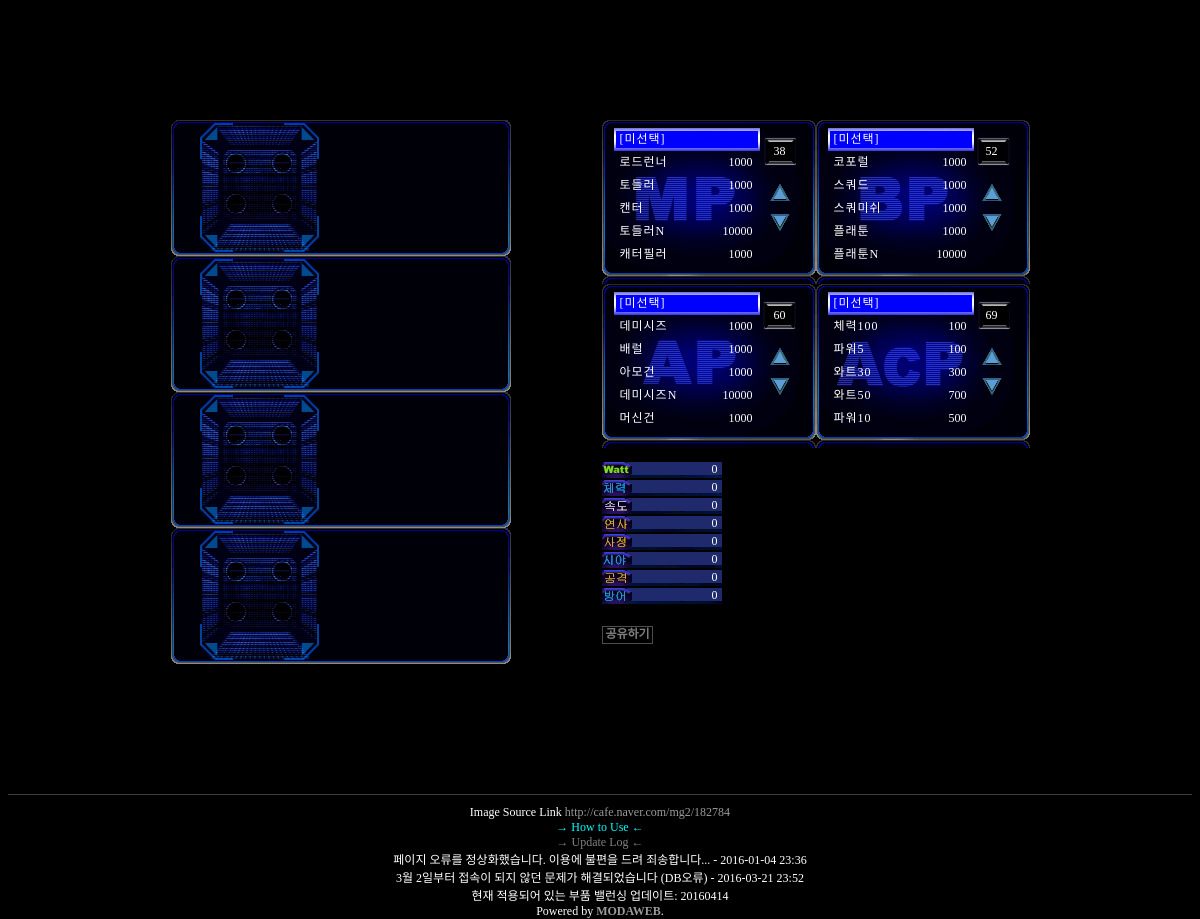
The page / on the database its author committed.
### tables this page shows
CREATE TABLE `novaitem` (
  `no` int(11) NOT NULL,
  `type` char(11) NOT NULL,
  `name` char(11) NOT NULL,
  `cost` int(11) NOT NULL,
  `optlevel` int(11) NOT NULL,
  `optweight` int(11) NOT NULL,
  `optwatt` int(11) NOT NULL,
  `optdamage` int(11) NOT NULL,
  `opthp` int(11) NOT NULL,
  `optarmor` int(11) NOT NULL,
  `optspeed` int(11) NOT NULL,
  `optdelay` int(11) NOT NULL,
  `optrange` char(11) NOT NULL,
  `optsight` int(11) NOT NULL,
  `optattacktype` char(11) NOT NULL,
  `optarmtype` char(11) NOT NULL,
  `optspecial` char(255) NOT NULL
);

### index.php (the view, shortened to what this page needs)
<?php
  include "config.php";
  $timeymdhis = date("Y-m-d H:i:s", time());
  $x = $_GET["code"];
  $x = str_replace("'", "", $x);
  $x = str_replace('"', "", $x);
  $x = str_replace("(", "", $x);
  $x = str_replace(")", "", $x);
  if ($x && strlen($x) == 6) {
    mysqli_query($con, "INSERT INTO novalog SET `date` = '$timeymdhis', `act` = 'visit_code', `act_detail` = '$x', `IP` = '$_SERVER[REMOTE_ADDR]'");
    $q = mysqli_query($con, "SELECT * FROM novacode WHERE `CODE` = '$x'");
    $d = mysqli_fetch_array($q);
    if ($d["CODE"] != $null) {
      $getcode = "success";
      $Part = explode("/", $d["Part"]);
      $Enhance = explode("|", $d["Enhance"]);
      $MPE = explode("/", $Enhance[0]);
      $BPE = explode("/", $Enhance[1]);
      $APE = explode("/", $Enhance[2]);
      $Subcore = explode("/", $d["Subcore"]);
    }
    else {
      $getcode = "fail";
    }
  }
  else {
    mysqli_query($con, "INSERT INTO novalog SET `date` = '$timeymdhis', `act` = 'visit', `IP` = '$_SERVER[REMOTE_ADDR]'");
  }
?>
<html>
  <head>
  </head>
  <body bgcolor="black">
    <div class="main">
      <div class="UnitPart">
        <li id="MP" class="PartView default"></li><li id="MPExtend" class="extend hidden"></li>
        <li id="BP" class="PartView default"></li><li id="BPExtend" class="extend hidden"></li>
        <li id="AP" class="PartView default"></li><li id="APExtend" class="extend hidden"></li>
        <li id="AcP" class="PartView default"></li><li id="AcPExtend" class="extend hidden"></li>
        <div id="MP" class="Unit" target="0">
          <div class="BlockSubCore" value=""></div>
          <div class="SubArea"></div>
          <div class="UnitDetail">
            <span class="Space"><span class="Special hidden"></span><span class="Normal hidden"></span></span><span class="Nametag"><span class="Name hidden"></span><span class="Star hidden"></span></span>
            <div class="ExtendInfo">
            </div>
          </div>
        </div>
        <div id="BP" class="Unit" target="0">
          <div class="BlockSubCore" value=""></div>
          <div class="BlockArmType"></div>
          <div class="SubArea"></div>
          <div class="UnitDetail">
            <span class="Space"><span class="Special hidden"></span><span class="Normal hidden"></span></span><span class="Nametag"><span class="Name hidden"></span><span class="Star hidden"></span></span>
            <div class="ExtendInfo">
            </div>
          </div>
        </div>
        <div id="AP" class="Unit" target="0">
          <div class="BlockSubCore" value=""></div>
          <div class="BlockArmType"></div>
          <div class="SubArea"></div>
          <div class="UnitDetail">
            <span class="Space"><span class="Special hidden"></span><span class="Normal hidden"></span></span><span class="Nametag"><span class="Name hidden"></span><span class="Star hidden"></span></span>
            <div class="ExtendInfo">
            </div>
          </div>
        </div>
        <div id="AcP" class="Unit" target="0">
          <div class="UnitDetail">
            <span class="Space"><span class="Special hidden"></span><span class="Normal hidden"></span></span><span class="Nametag"><span class="Name hidden"></span></span>
            <div class="typeC">
            </div>
          </div>
        </div>
      </div>
      <div class="UnitList">
        <ul class="MP" order="0">
          <li id="MP0" class="MP highlight" type="MP" order="0"><span class="sl" style="float: left;">[미선택]</span><span class="sr" style="float: right;"></span></li>
          <?php
          $cnt = 0;
          $q = mysqli_query($con, "SELECT * FROM novaitem WHERE `type` = 'MP'");
          while ($d = mysqli_fetch_array($q)) {
            $cnt++;
            if ($cnt >= 6) {
              echo '<li id="MP'.$cnt.'" class="MP hidden" type="MP" order="'.$cnt.'"><span class="sl" style="float: left;">'.$d["name"].'</span><span class="sr" style="float: right;">'.$d["cost"].'</span></li>';
            }
            else {
              echo '<li id="MP'.$cnt.'" class="MP" type="MP" order="'.$cnt.'"><span class="sl" style="float: left;">'.$d["name"].'</span><span class="sr" style="float: right;">'.$d["cost"].'</span></li>';
            }
          }
          ?>
        </ul>
        <div style="position: absolute; left: 192px; top: 24px;">38</div>
        <div class="scrollup" style="position: absolute; left: 188px; top: 64px;" target="MP" order="0"></div>
        <div class="scrolldown" style="position: absolute; left: 188px; top: 94px;" target="MP" order="0"></div>
        <ul class="BP" order="1">
          <li id="BP0" class="BP highlight" type="BP" order="0"><span class="sl" style="float: left;">[미선택]</span><span class="sr" style="float: right;"></span></li>
          <?php
          $cnt = 0;
          $q = mysqli_query($con, "SELECT * FROM novaitem WHERE `type` = 'BP'");
          while ($d = mysqli_fetch_array($q)) {
            $cnt++;
            if ($cnt >= 6) {
              echo '<li id="BP'.$cnt.'" class="BP hidden" type="BP" order="'.$cnt.'"><span class="sl" style="float: left;">'.$d["name"].'</span><span class="sr" style="float: right;">'.$d["cost"].'</span></li>';
            }
            else {
              echo '<li id="BP'.$cnt.'" class="BP" type="BP" order="'.$cnt.'"><span class="sl" style="float: left;">'.$d["name"].'</span><span class="sr" style="float: right;">'.$d["cost"].'</span></li>';
            }
          }
          ?>
        </ul>
        <div style="position: absolute; left: 404px; top: 24px;">52</div>
        <div class="scrollup" style="position: absolute; left: 400px; top: 64px;" target="BP" order="1"></div>
        <div class="scrolldown" style="position: absolute; left: 400px; top: 94px;" target="BP" order="1"></div>
        <ul class="AP" order="2">
          <li id="AP0" class="AP highlight" type="AP" order="0"><span class="sl" style="float: left;">[미선택]</span><span class="sr" style="float: right;"></span></li>
          <?php
          $cnt = 0;
          $q = mysqli_query($con, "SELECT * FROM novaitem WHERE `type` = 'AP'");
          while ($d = mysqli_fetch_array($q)) {
            $cnt++;
            if ($cnt >= 6) {
              echo '<li id="AP'.$cnt.'" class="AP hidden" type="AP" order="'.$cnt.'"><span class="sl" style="float: left;">'.$d["name"].'</span><span class="sr" style="float: right;">'.$d["cost"].'</span></li>';
            }
            else {
              echo '<li id="AP'.$cnt.'" class="AP" type="AP" order="'.$cnt.'"><span class="sl" style="float: left;">'.$d["name"].'</span><span class="sr" style="float: right;">'.$d["cost"].'</span></li>';
            }
          }
          ?>
        </ul>
        <div style="position: absolute; left: 192px; top: 188px;">60</div>
        <div class="scrollup" style="position: absolute; left: 188px; top: 228px;" target="AP" order="2"></div>
        <div class="scrolldown" style="position: absolute; left: 188px; top: 258px;" target="AP" order="2"></div>
        <ul class="AcP" order="3">
          <li id="AcP0" class="AcP highlight" type="AcP" order="0"><span class="sl" style="float: left;">[미선택]</span><span class="sr" style="float: right;"></span></li>
          <?php
          $cnt = 0;
          $q = mysqli_query($con, "SELECT * FROM novaitem WHERE `type` = 'AcP'");
          while ($d = mysqli_fetch_array($q)) {
            $cnt++;
            if ($cnt >= 6) {
              echo '<li id="AcP'.$cnt.'" class="AcP hidden" type="AcP" order="'.$cnt.'"><span class="sl" style="float: left;">'.$d["name"].'</span><span class="sr" style="float: right;">'.$d["cost"].'</span></li>';
            }
            else {
              echo '<li id="AcP'.$cnt.'" class="AcP" type="AcP" order="'.$cnt.'"><span class="sl" style="float: left;">'.$d["name"].'</span><span class="sr" style="float: right;">'.$d["cost"].'</span></li>';
            }
          }
          ?>
        </ul>
        <div style="position: absolute; left: 404px; top: 188px;">69</div>
        <div class="scrollup" style="position: absolute; left: 400px; top: 228px;" target="AcP" order="3"></div>
        <div class="scrolldown" style="position: absolute; left: 400px; top: 258px;" target="AcP" order="3"></div>
      </div>
      <div class="UnitInfo">
        <li id="UnitWatt"><span>0</span></li>
        <li id="UnitHP"><span>0</span></li>
        <li id="UnitSpeed"><span>0</span></li>
        <li id="UnitDelay"><span>0</span></li>
        <li id="UnitRange"><span>0</span></li>
        <li id="UnitSight"><span>0</span></li>
        <li id="UnitDamage"><span>0</span></li>
        <li id="UnitArmor"><span>0</span></li>
      </div>
      <div class="Share"><span class="Share" title="조립한 유닛을 링크로 공유할 수 있습니다.">공유하기</span> <input class="ShareLink hidden" type="text" value="http://nova1492.uu.gl/ExGb7w"></div>
    </div>
    <div class="Info">
      <p align="center">Image Source Link <a href="http://cafe.naver.com/mg2/182784" target="_blank">http://cafe.naver.com/mg2/182784</a></p>
      <p align="center"><span id="info" style="color: cyan;">→ How to Use ←</span></p>
      <p align="center"><span id="updatelog" style="color: gray;">→ Update Log ←</span></p>
      <p align="center">페이지 오류를 정상화했습니다. 이용에 불편을 드려 죄송합니다... - 2016-01-04 23:36</p>
      <p align="center">3월 2일부터 접속이 되지 않던 문제가 해결되었습니다 (DB오류) - 2016-03-21 23:52</p>
      <p align="center">현재 적용되어 있는 부품 밸런싱 업데이트: 20160414</p>
	  <p align="center">Powered by <a href="http://modaweb.kr" style="font-weight:bold;">MODAWEB</a>.</p>
    </div>
  </body>
</html>

### index.php (style rules this page uses)
* { font-size: 9pt; color: white; cursor: url('/novaimg/cursor.png'), auto; }
li { list-style: none; }
div.main { position: relative; width: 859px; margin: 0 auto; overflow: hidden; margin-top: 120px; }
div.UnitPart { position: relative; width: 391px; height: 564px; float: left; overflow: hidden; }
div.UnitPart li { float: left; height: 136px; overflow: hidden; background-repeat: no-repeat; }
div.UnitPart li.default { width: 340px; background-image: url('/novaimg/lab.png'); }
div.UnitPart div.Unit { position: absolute; width: 100px; height: 70px; }
div.UnitPart div { clear: both; }
div.UnitPart div#MP { top: 30px; left: 40px; }
div.UnitPart div#BP { top: 166px; left: 40px; }
div.UnitPart div#AP { top: 302px; left: 40px; }
div.UnitPart div#AcP { top: 438px; left: 40px; }
div.Unit { background-size: 100px 70px; }
div.Unit div.SubArea { position: absolute; width: 100px; height: 70px; }
div.Unit div.BlockSubCore { position: absolute; width: 32px; height: 32px; top: -10px; left: 6px; background-size: 32px 32px; }
div.Unit div.BlockArmType { position: absolute; width: 32px; height: 32px; top: -10px; left: 58px; background-size: 32px 32px; }
div.Unit div.UnitDetail { position: absolute; top: -20px; left: 120px; width: 160px; height: 110px; }
div.UnitDetail div.ExtendInfo { position: absolute; top: 24px; left: 152px; width: 77px; height: 110px; }
div.UnitDetail div { clear: none; }
div.UnitDetail div.typeC { float: left; width: 77px; height: 100px; }
div.UnitDetail span.Space { float: left; display: block; width: 28px; height: 17px; margin-left: -4px; margin-bottom: 4px; }
div.UnitDetail span.Nametag { float: left; width: 132px; height: 20px; margin-left: 2px; margin-bottom: 4px; text-align: left; }
div.UnitList { position: relative; width: 428px; height: 320px; float: left; margin-left: 20px; padding-left: 20px; white-space: nowrap; }
div.UnitList ul { width: 214px; height: 156px; margin: 0; padding: 0; float: left; overflow: hidden; line-height: 23px; padding-top: 8px; }
div.UnitList ul.MP { background-image: url('/novaimg/MP.png'); }
div.UnitList ul.BP { background-image: url('/novaimg/BP.png'); }
div.UnitList ul.AP { background-image: url('/novaimg/AP.png'); }
div.UnitList ul.AcP { background-image: url('/novaimg/AcP.png'); }
div.UnitList li { width: 136px; margin-left: 12px; padding-left: 6px; padding-right: 4px; clear: both; overflow: hidden; }
div.UnitList li span.sl { letter-spacing: 1px; }
div.UnitList li span.sr { padding-right: 3px; }
div.UnitList li.highlight { background-image: url('/novaimg/list-highlight.png'); }
div.UnitInfo { position: relative; float: left; width: 130px; margin-top: 20px; margin-left: 20px; padding-left: 20px; }
div.UnitInfo li { width: 120px; height: 16px; margin-top: 2px; }
div.UnitInfo li span { float: right; width: 120px; margin-right: 4px; text-align: right; }
div.UnitInfo li#UnitWatt { background-image: url('/novaimg/info-watt.png'); }
div.UnitInfo li#UnitHP { background-image: url('/novaimg/info-hp.png'); }
div.UnitInfo li#UnitSpeed { background-image: url('/novaimg/info-speed.png'); }
div.UnitInfo li#UnitDelay { background-image: url('/novaimg/info-delay.png'); }
div.UnitInfo li#UnitRange { background-image: url('/novaimg/info-range.png'); }
div.UnitInfo li#UnitSight { background-image: url('/novaimg/info-sight.png'); }
div.UnitInfo li#UnitDamage { background-image: url('/novaimg/info-damage.png'); }
div.UnitInfo li#UnitArmor { background-image: url('/novaimg/info-armor.png'); }
div.info { width: 100%; float: left; border-top: 1px solid #404040; margin-top: 110px; padding-top: 10px; white-space: nowrap; }
div.Share { position: relative; float: left; width: 428px; margin-top: 20px; margin-left: 40px; }
div.Share span.Share { border: 1px solid rgba(255, 255, 255, 0.3); background-color: rgba(0, 0, 0, 0.3); font-weight: bold; padding-left: 3px; padding-right: 2px; padding-bottom: 2px; color: rgba(255, 255, 255, 0.5); }
div.scrollup { width: 20px; height: 17px; background-image: url('/novaimg/scroll_up.png'); }
div.scrolldown { width: 20px; height: 17px; background-image: url('/novaimg/scroll_down.png'); }
a:link { text-decoration: none; color: #9A9A9A; }

### rows shown on the page
novaitem: name "로드런너", cost "1000"
novaitem: name "토들러", cost "1000"
novaitem: name "캔터", cost "1000"
novaitem: name "토들러N", cost "10000"
novaitem: name "캐터필러", cost "1000"
novaitem: name "코포럴", cost "1000"
novaitem: name "스쿼드", cost "1000"
novaitem: name "스쿼미쉬", cost "1000"
novaitem: name "플래툰", cost "1000"
novaitem: name "플래툰N", cost "10000"
novaitem: name "데미시즈", cost "1000"
novaitem: name "배럴", cost "1000"
novaitem: name "아모건", cost "1000"
novaitem: name "데미시즈N", cost "10000"
novaitem: name "머신건", cost "1000"
novaitem: name "체력100", cost "100"
novaitem: name "파워5", cost "100"
novaitem: name "와트30", cost "300"
novaitem: name "와트50", cost "700"
novaitem: name "파워10", cost "500"
